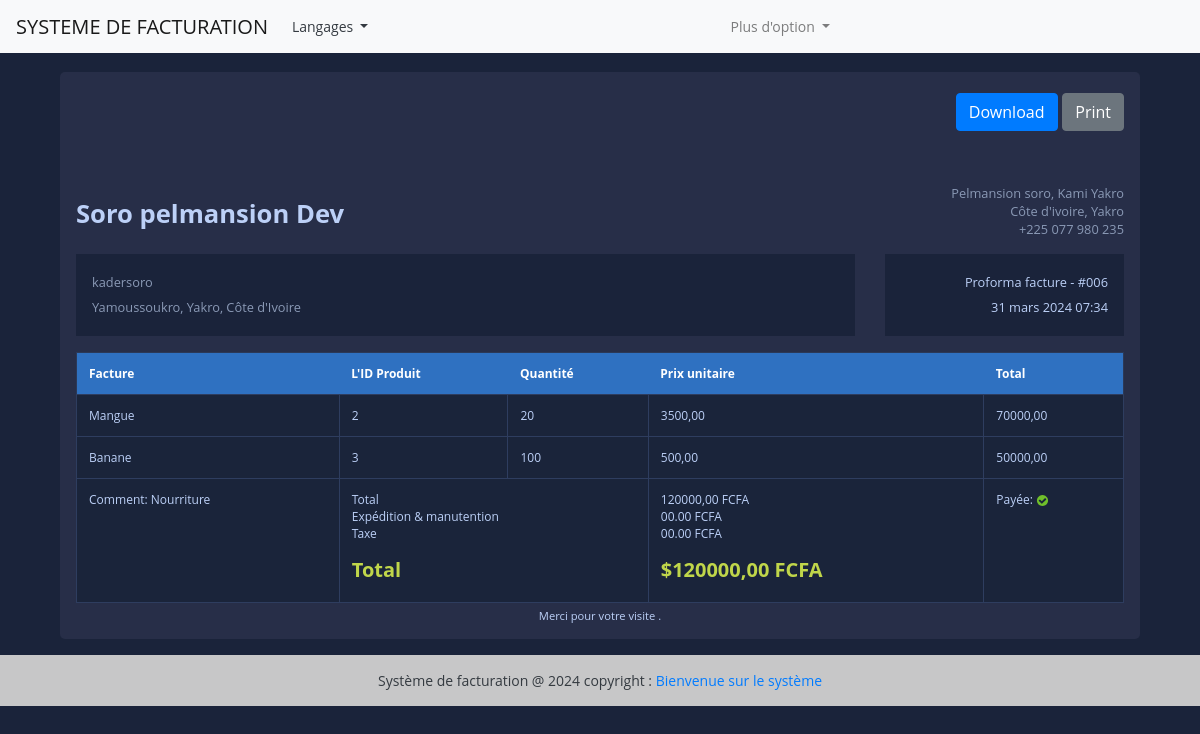
The app's page /fr/vue-facture/6 (signed in) with its own data.
### fact_app/models.py (models this page shows, shortened)
class Invoice(models.Model):
    INVOICE_TYPE = (
        ('R', _('Reçu')),
        ('P', _('Proforma facture')),
        ('F', _('Facture'))
    )
    customer = models.ForeignKey(Customer, on_delete=models.PROTECT)
    save_by = models.ForeignKey(User, on_delete=models.PROTECT)
    invoice_date_time = models.DateTimeField(auto_now_add=True)
    invoice_date = models.DateField(_("Date"), auto_now_add=True)
    total = models.DecimalField(max_digits=10000, decimal_places=2)
    last_updated_date = models.DateTimeField(null=True, blank=True)
    paid = models.BooleanField(default=False)
    invoice_type = models.CharField(max_length=1, choices=INVOICE_TYPE)
    comments = models.TextField(null=True, max_length=1000, blank=True)
    class Meta:
        verbose_name = _("Invoice")
        verbose_name_plural = _("Invoices")
    @property
    def get_total(self):
        articles = self.article_set.all()
        total = sum(article.get_total for article in articles)
        return total

class Customer(models.Model):
    SEX_TYPES = (
        ('M', _('Masculin')),
        ('F', _('Feminin')),
    )
    name = models.CharField(max_length=132)
    email = models.EmailField()
    phone = models.CharField(max_length=130)
    address = models.CharField(max_length=64)
    sex = models.CharField(max_length=1, choices=SEX_TYPES)
    age = models.CharField(max_length=12)
    city = models.CharField(max_length=33)
    zip_code = models.CharField(max_length=16)
    create_date = models.DateTimeField(auto_now_add=True)
    save_by = models.ForeignKey(User, on_delete=models.PROTECT)
    class Meta:
        verbose_name = _("Customer")
        verbose_name_plural = _("Customers")

class Article(models.Model):
    invoice = models.ForeignKey(Invoice, on_delete=models.PROTECT)
    save_by = models.ForeignKey(User, on_delete=models.PROTECT)
    name = models.CharField(max_length=150)
    quantity = models.IntegerField()
    unit_price = models.DecimalField(max_digits=1000, decimal_places=2)
    total = models.DecimalField(max_digits=1000, decimal_places=2)
    class Meta:
        verbose_name = _("Article")
        verbose_name_plural = _("Articles")
    @property
    def get_total(self):
        total = self.quantity * self.unit_price
        return total

### fact_app/views.py (the view)
# urls.py: path("vue-facture/<int:pk>", views.InvoiceVisualizationView.as_view(), name='view-invoice'),
class InvoiceVisualizationView(LoginRequiredSuperuserMixim, View):
    template_name = "invoice.html"
    def get(self, request, *args, **kwargs):
        pk = kwargs.get('pk')
        context = get_invoice(pk)
        return render(request, self.template_name, context)

### fact_app/utils.py (called while the page is built)
def get_invoice(pk):
    obj = Invoice.objects.get(pk=pk)
    articles = obj.article_set.all()
    context = {
        'obj': obj,
        'articles': articles
    }
    return context

### templates/invoice.html (shortened to what this page needs)
{% extends "base.html" %}
{% load static %}
{% block content %}
<div class="container">
    <div class="row gutters">
    	<div class="col-xl-12 col-lg-12 col-md-12 col-sm-12 col-12">
    		<div class="card">
    			<div class="card-body p-0">
    				<div class="invoice-container">
    					<div class="invoice-header">
    						<div class="row gutters">
    							<div class="col-xl-12 col-lg-12 col-md-12 col-sm-12">
    								<div class="custom-actions-btns mb-5">
    									<a href="{% url 'invoice-pdf' pk=obj.pk %}" class="btn btn-primary">
    										 Download
    									</a>
    									<a href="#" class="btn btn-secondary">
    										 Print
    									</a>
    								</div>
    							</div>
    						</div>
    						<div class="row gutters">
    							<div class="col-xl-6 col-lg-6 col-md-6 col-sm-6">
    								<a href="soropelmansion.com" class="invoice-logo">
    									Soro pelmansion Dev
    								</a>
    							</div>
    							<div class="col-lg-6 col-md-6 col-sm-6">
    								<address class="text-right">
    									Pelmansion soro, Kami Yakro<br>
    									Côte d'ivoire, Yakro<br>
    									+225 077 980 235
    								</address>
    							</div>
    						</div>
    						<div class="row gutters">
    							<div class="col-xl-9 col-lg-9 col-md-12 col-sm-12 col-12">
    								<div class="invoice-details">
    									<address>
    										{{obj.customer.name}}<br>
    										{{obj.customer.address}}, {{obj.customer.city}}, Côte d'Ivoire
    									</address>
    								</div>
    							</div>
    							<div class="col-xl-3 col-lg-3 col-md-12 col-sm-12 col-12">
    								<div class="invoice-details">
    									<div class="invoice-num">
    										<div>{{obj.get_invoice_type_display}} - #00{{obj.id}}</div>
    										<div>{{obj.invoice_date_time}}</div>
    									</div>
    								</div>
    							</div>
    						</div>
    					</div>
    					<div class="invoice-body">
    						<div class="row gutters">
    							<div class="col-lg-12 col-md-12 col-sm-12">
    								<div class="table-responsive">
    									<table class="table custom-table m-0">
    										<thead>
    											<tr>
    												<th>Facture</th>
													<th>L'ID Produit</th>
													<th>Quantité</th>
													<th>Prix unitaire</th>
													<th>Total</th>
    											</tr>
    										</thead>
    										<tbody>
                                              {% for article in articles %}
    											<tr>
                                                    <td>
    													{{ article.name }}
    												</td>
													<td>
    													{{ article.id }}
    												</td>
													<td>
    													{{ article.quantity }}
    												</td>
													<td>
    													{{ article.unit_price }}
    												</td>
													<td>
    													{{ article.get_total }}
    												</td>
    											</tr>
                                               {% endfor %}
    											<tr>
    												<td>Comment: {{obj.comments}}</td>
    												<td colspan="2">
														<p>
															Total<br>
															Expédition &amp; manutention<br>
															Taxe<br>
														</p>
    													<h5 class="text-success"><strong>Total</strong></h5>
    												</td>
    												<td>
    													<p>
    														{{obj.get_total}} FCFA<br>
    														00.00 FCFA<br>
    														00.00 FCFA<br>
    													</p>
    													<h5 class="text-success"><strong>${{obj.get_total}} FCFA</strong></h5>
    												</td>
                                                    <td>
                                                            Payée:
                                                        {% if obj.paid  %}
                                                           <img class="icon" src="{% static 'images/icon-yes.svg' %}" alt="True">
                                                        {% else %}
                                                            <img class="icon" src="{% static 'images/icon-no.svg' %}" alt="False">
                                                        {% endif %}
                                                    </td>
    											</tr>
    										</tbody>
    									</table>
    								</div>
    							</div>
    						</div>
    					</div>
    					<div class="invoice-footer">
    						Merci pour votre visite .
    					</div>
    				</div>
    			</div>
    		</div>
    	</div>
    </div>
</div>
{% endblock content %}

### static/style.css (style rules this page uses)
body { margin: 0; padding: 0; font: 400 .875rem 'Open Sans', sans-serif; color: #bcd0f7; background: #1A233A; position: relative; height: 100%; }
.invoice-container { padding: 1rem; }
.invoice-container .invoice-header .invoice-logo { margin: 0.8rem 0 0 0; display: inline-block; font-size: 1.6rem; font-weight: 700; color: #bcd0f7; }
.invoice-container .invoice-header address { font-size: 0.8rem; color: #8a99b5; margin: 0; }
.invoice-container .invoice-details { margin: 1rem 0 0 0; padding: 1rem; line-height: 180%; background: #1a233a; }
.invoice-container .invoice-details .invoice-num { text-align: right; font-size: 0.8rem; }
.invoice-container .invoice-body { padding: 1rem 0 0 0; }
.invoice-container .invoice-footer { text-align: center; font-size: 0.7rem; margin: 5px 0 0 0; }
.card { background: #272E48; -webkit-border-radius: 5px; -moz-border-radius: 5px; border-radius: 5px; border: 0; margin-bottom: 1rem; }
.custom-table { border: 1px solid #2b3958; }
.custom-table thead { background: #2f71c1; }
.custom-table thead th { border: 0; color: #ffffff; }
.custom-table > tbody tr:nth-of-type(even) { background-color: #1a243a; }
.custom-table > tbody td { border: 1px solid #2e3d5f; }
.table { background: #1a243a; color: #bcd0f7; font-size: .75rem; }
.text-success { color: #c0d64a !important; }
.custom-actions-btns { margin: auto; display: flex; justify-content: flex-end; }
.custom-actions-btns .btn { margin: .3rem 0 .3rem .3rem; }

### records on screen
Invoice: customer.name "kadersoro", customer.address "Yamoussoukro", customer.city "Yakro", invoice_type "Proforma facture", id "6", invoice_date_time "31 mars 2024 07:34", comments "Nourriture", get_total "120000,00"
Article: name "Mangue", id "2", quantity "20", unit_price "3500,00", get_total "70000,00"
Article: name "Banane", id "3", quantity "100", unit_price "500,00", get_total "50000,00"
